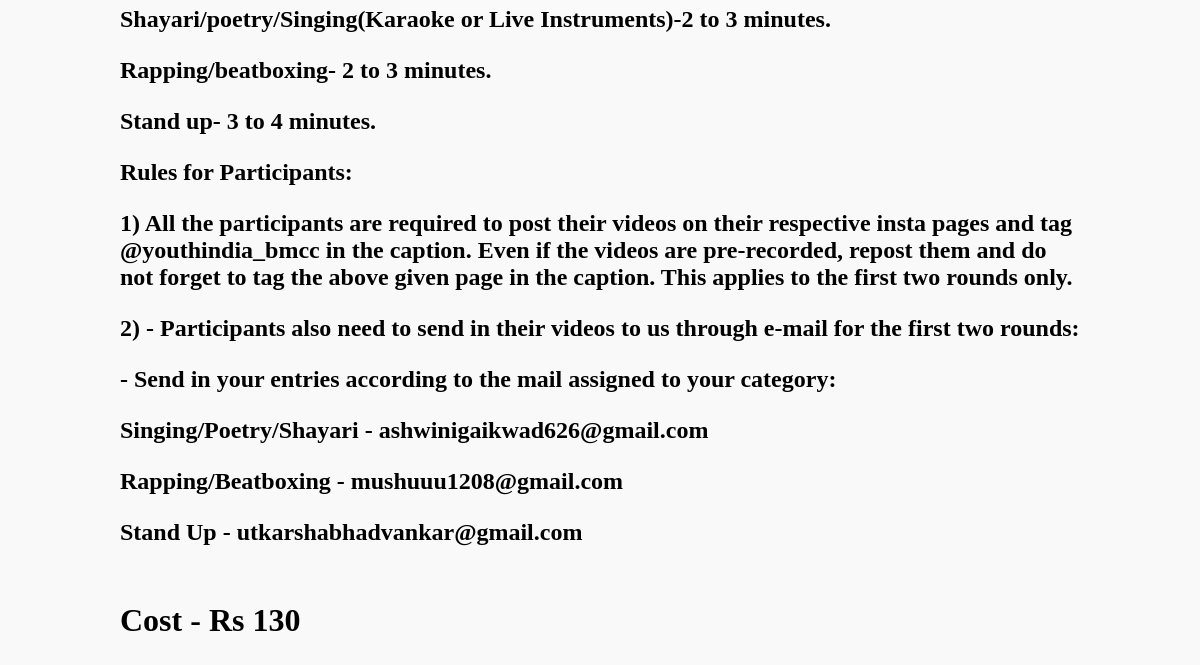
Page /events/STRIKE THE MIC(BMCC) (lower part) on the earlier database version.
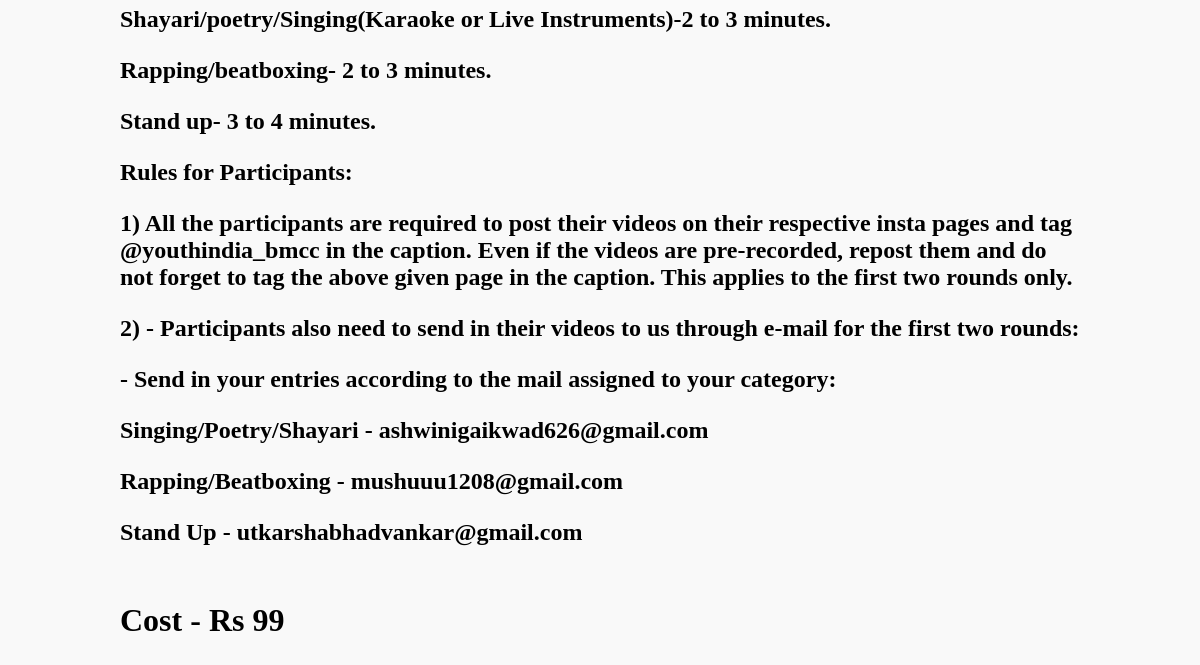
Same page on the later database version.
### firstapp/models.py (models this page shows, shortened)
class events(models.Model):
    name = models.CharField(max_length= 100)
    states = (('West Bengal' , 'West bengal'),
              ('Delhi','Delhi'),
              ('Maharashtra','Maharashtra'),
              ('Odisha','Odisha'),
              ('Tamil Nadu','Tamil Nadu'))
    cluster_choices = (('1','1'), ('2','2'))
    select_state = models.CharField(max_length=50, choices = states, default = 1)
    cluster = models.CharField(max_length= 1, choices=cluster_choices, default = 2)
    summary = models.TextField(max_length= 500)
    picture = models.ImageField(upload_to = "event_posters")
    rules = models.TextField(max_length=1500)
    cost = models.IntegerField()
    cost2 = models.IntegerField(default = 0,blank = True)
    total_revenue = models.IntegerField(default = 0)
    participants = models.IntegerField(default = 0)
    start_day = models.DateField(default = datetime.today())
    email = models.EmailField(default = 'prodigygamer143@gmail.com',max_length=50)
    password = models.CharField(default = '8017586761', max_length=100)
    group_event = models.BooleanField(default = False)
    class Meta:
        verbose_name_plural = "Events"

### firstapp/views.py (the view)
# urls.py: path('events/<str:event_name>', views.event_details, name = "event_details"),
def event_details(request, event_name):
    current_event = events.objects.get(name = event_name)
    return render(request, 'event_details.html', {'event' : current_event})

### templates/event_details.html (shortened to what this page needs)
{% extends 'header_file.html' %}
{% load static %}
        {% block extra_links %}
        <link href = "{% static 'event_details.css' %}" rel = "stylesheet" type= "text/css">
        {% endblock %}
        {% block rest_container%}
        <div id = "rest_container">
            <div id = "rules">
                <p> {{ event.rules|linebreaks  }}</p>
            </div>
            <h3 id = "cost">Cost - Rs {{ event.cost }}</h3>
        </div>
        {% endblock %}

Differences in the rows shown:
changed events: cost "130" → "99"
